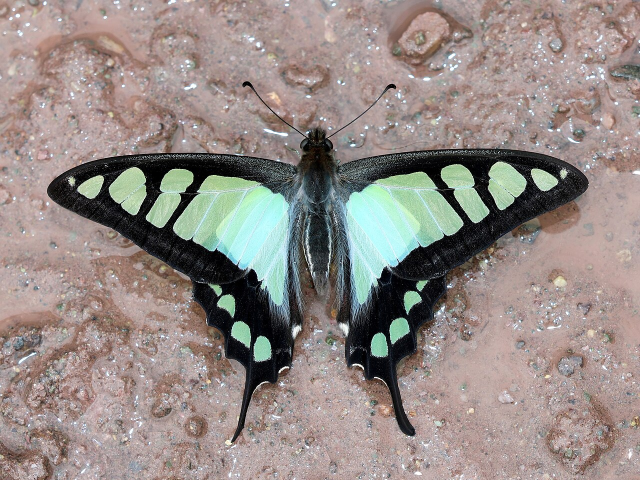
#> input picture assets/butterfly.jpg, 1280 x 960 px (shown at 1/2 size)
$ python -i image.py   (imports and definitions only)   (older library calls are emulated)
#> lines starting #> are read from the running program, lines starting #| are printed output that depends on the picture
#> further down, picture is the input picture: shape (960, 1280, 3); mean B, G, R 134.2, 138.6, 148.8
import numpy as np
import cv2
from skimage.exposure import is_low_contrast


# [49 lines left out: functions fspecial_gauss2D, rescale, get_colorspace, not called in this run]


def calc_mag_ang(image, method="sobel", angle_in_degrees=False, angle_zero_to_pi=False, undefined=0):
    """
    computes image gradient magnitude and angle (by default from [-pi, pi])
    """
#> called with method = 'sobel', angle_in_degrees = False, angle_zero_to_pi = False, undefined = 0
    if method == "sobel":  # 3x3
        dx = cv2.Sobel(image, cv2.CV_64F, 1, 0)
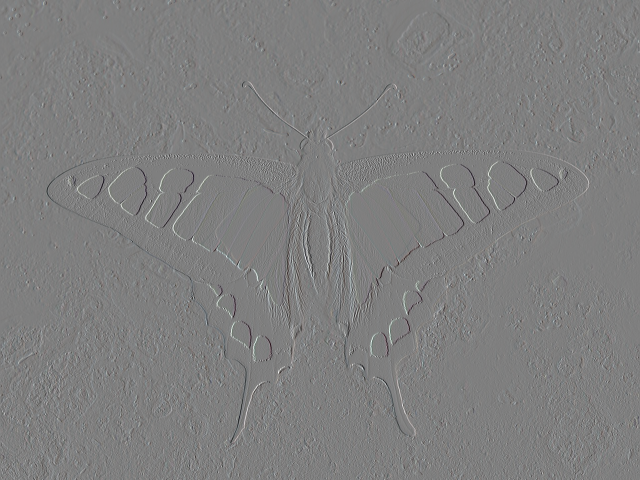
#> dx: shape (960, 1280, 3) float64 (shown at 1/2 size); mean B, G, R 0, 0, 0; drawn with min black and max white
        dy = cv2.Sobel(image, cv2.CV_64F, 0, 1)
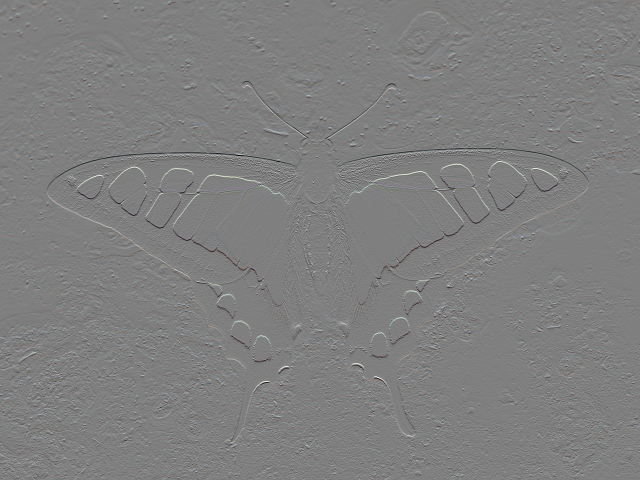
#> dy: shape (960, 1280, 3) float64 (shown at 1/2 size); mean B, G, R 0, 0, 0; drawn with min black and max white
    elif method == "prewitt":  # 3x3
        kernelx = np.array([[1, 1, 1], [0, 0, 0], [-1, -1, -1]])
        kernely = np.array([[1, 0, -1], [1, 0, -1], [1, 0, -1]])
        dx = cv2.filter2D(image, cv2.CV_64F, kernelx)
        dy = cv2.filter2D(image, cv2.CV_64F, kernely)
    elif method == "central":  # 3x3
        dx = np.zeros_like(image, dtype=np.float64)
        dy = np.zeros_like(image, dtype=np.float64)
        dx[:, 1:-1] = (image[:, 2:] - image[:, :-2]) / 2
        dy[1:-1, :] = (image[2:, :] - image[:-2, :]) / 2
    elif method == "intermediate":  # forward 2x2
        dx = np.zeros_like(image, dtype=np.float64)
        dy = np.zeros_like(image, dtype=np.float64)
        dx[:, :-1] = image[:, 1:] - image[:, :-1]
        dy[:-1, :] = image[1:, :] - image[:-1, :]
    elif method == "roberts":  # 2x2
        kernelx = np.array([[1, 0], [0, -1]])
        kernely = np.array([[0, 1], [-1, 0]])
        dx = cv2.filter2D(image, cv2.CV_64F, kernelx)
        dy = cv2.filter2D(image, cv2.CV_64F, kernely)
    elif method == "roberts2":  # 2x2
        dx = np.zeros_like(image, dtype=np.float64)
        dy = np.zeros_like(image, dtype=np.float64)
        dx[:-1, :-1] = (image[1:, 1:] - image[:-1, :-1]) / np.sqrt(2)
        dy[:-1, :-1] = (image[:-1, 1:] - image[1:, :-1]) / np.sqrt(2)
    else:
        raise ValueError("Invalid method specified")

    magnitude = np.sqrt(dx ** 2 + dy ** 2)
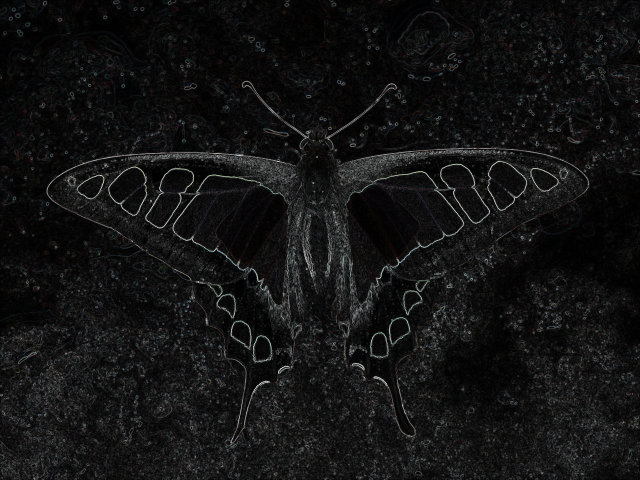
#> magnitude: shape (960, 1280, 3) float64 (shown at 1/2 size); mean B, G, R 86.1, 85.5, 85.4; drawn with min black and max white
    angle = np.arctan2(dy, dx)
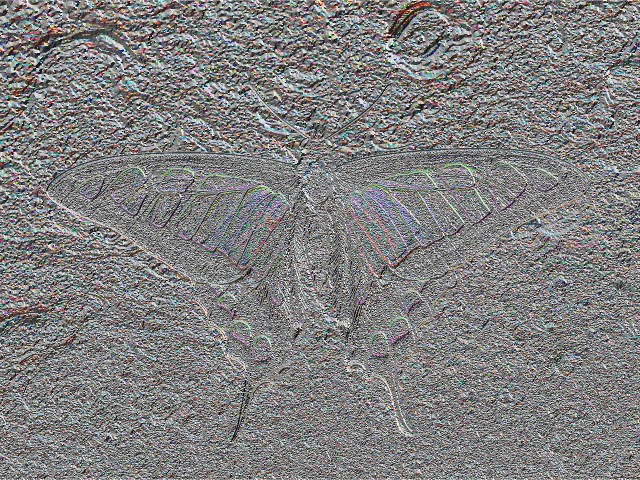
#> angle: shape (960, 1280, 3) float64 (shown at 1/2 size); mean B, G, R 0.00695, 0.00767, 0.0178; drawn with min black and max white

    if angle_zero_to_pi:
        angle = angle % (2 * np.pi)

    if angle_in_degrees:
        angle *= 180 / np.pi

    undefined_positions = (dx == 0) & (dy == 0)
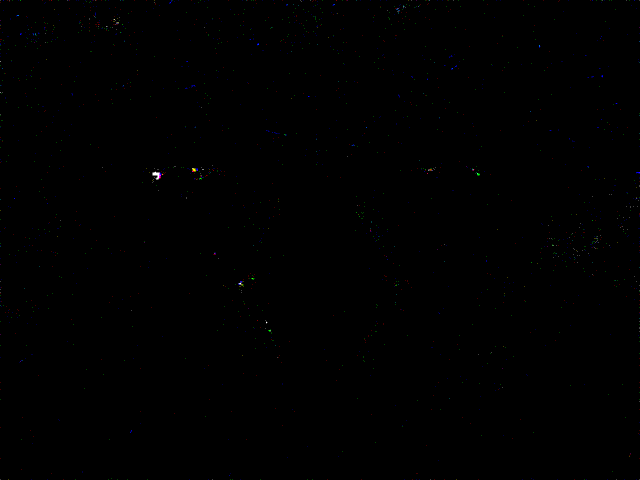
#> undefined_positions: shape (960, 1280, 3) bool (shown at 1/2 size); mean B, G, R 0.00116, 0.000891, 0.000788
    magnitude[undefined_positions] = undefined
    angle[undefined_positions] = undefined

    return magnitude, angle


# [56 lines left out: functions calc_mag_ang_zitnick, apply_CLAHE, apply_CLAHE_on_low_contrast, not called in this run]

>>> import cv2
>>> picture = cv2.imread('../../assets/butterfly.jpg')
>>> result = calc_mag_ang(picture)
